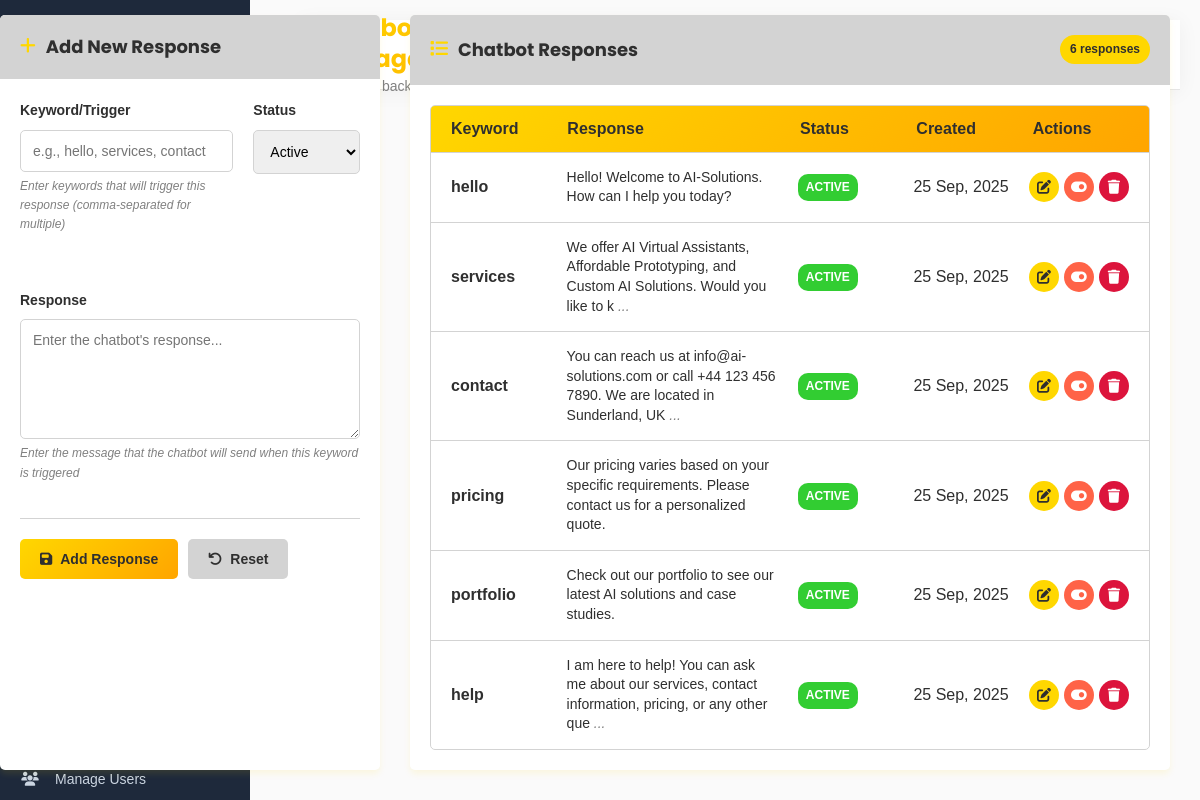
/admin/chatbot.php (signed in), run on the app's committed database.
### tables this page shows
CREATE TABLE chatbot_responses (
    id INT PRIMARY KEY AUTO_INCREMENT,
    keyword VARCHAR(255) NOT NULL,
    response TEXT NOT NULL,
    active BOOLEAN DEFAULT TRUE,
    created_at TIMESTAMP DEFAULT CURRENT_TIMESTAMP,
    updated_at TIMESTAMP DEFAULT CURRENT_TIMESTAMP ON UPDATE CURRENT_TIMESTAMP
);

### admin/includes/config.php (called while the page is built, shortened)
<?php
function format_date($date, $format = 'd M, Y') {
    return date($format, strtotime($date));
}

### admin/chatbot.php (the view, shortened to what this page needs)
<?php
require_once 'includes/config.php';
try {
    $sql = "SELECT * FROM chatbot_responses ORDER BY created_at DESC";
    $stmt = $pdo->prepare($sql);
    $stmt->execute();
    $responses = $stmt->fetchAll();
} catch (PDOException $e) {
    $error_message = "Error loading chatbot responses";
    $responses = [];
}
$page_title = "Chatbot Management";
include 'includes/header.php';
?>
<div class="chatbot-container">
    <div class="chatbot-content">
        <div class="add-response-card">
            <div class="card-header">
                <h3><i class="fas fa-plus"></i> Add New Response</h3>
            </div>
            <div class="card-content">
                <form method="POST" id="addResponseForm">
                    <div class="form-row">
                        <div class="form-group">
                            <label for="keyword">Keyword/Trigger</label>
                            <input type="text" id="keyword" name="keyword"
                                   placeholder="e.g., hello, services, contact" required>
                            <p class="form-note">Enter keywords that will trigger this response (comma-separated for multiple)</p>
                        </div>
                        <div class="form-group">
                            <label for="active">Status</label>
                            <select id="active" name="active">
                                <option value="1">Active</option>
                            </select>
                        </div>
                    </div>
                    <div class="form-group">
                        <label for="response">Response</label>
                        <textarea id="response" name="response" rows="4"
                                  placeholder="Enter the chatbot's response..." required></textarea>
                        <p class="form-note">Enter the message that the chatbot will send when this keyword is triggered</p>
                    </div>
                    <div class="form-actions">
                        <button type="submit" class="btn btn-primary">
                            <i class="fas fa-save"></i>
                            Add Response
                        </button>
                        <button type="reset" class="btn btn-secondary">
                            <i class="fas fa-undo"></i>
                            Reset
                        </button>
                    </div>
                </form>
            </div>
        </div>
        <div class="responses-list-card">
            <div class="card-header">
                <h3><i class="fas fa-list"></i> Chatbot Responses</h3>
                <div class="card-actions">
                    <span class="response-count"><?php echo count($responses); ?> responses</span>
                </div>
            </div>
            <div class="card-content">
                <?php if (empty($responses)): ?>
                    <div class="no-data">
                        <i class="fas fa-robot"></i>
                        <h4>No Responses Found</h4>
                        <p>Add your first chatbot response using the form above.</p>
                    </div>
                <?php else: ?>
                    <div class="responses-table">
                        <div class="table-header">
                            <div class="table-cell">Keyword</div>
                            <div class="table-cell">Response</div>
                            <div class="table-cell">Status</div>
                            <div class="table-cell">Created</div>
                            <div class="table-cell">Actions</div>
                        </div>
                        <?php foreach ($responses as $response): ?>
                            <div class="table-row">
                                <div class="table-cell">
                                    <strong><?php echo htmlspecialchars($response['keyword']); ?></strong>
                                </div>
                                <div class="table-cell">
                                    <div class="response-text">
                                        <?php echo htmlspecialchars(substr($response['response'], 0, 100)); ?>
                                        <?php if (strlen($response['response']) > 100): ?>
                                            <span class="text-more">...</span>
                                        <?php endif; ?>
                                    </div>
                                </div>
                                <div class="table-cell">
                                    <span class="status-badge <?php echo $response['active'] ? 'active' : 'inactive'; ?>">
                                        <?php echo $response['active'] ? 'Active' : 'Inactive'; ?>
                                    </span>
                                </div>
                                <div class="table-cell">
                                    <?php echo format_date($response['created_at']); ?>
                                </div>
                                <div class="table-cell">
                                    <div class="action-buttons">
                                        <button class="btn-action btn-edit" onclick="editResponse(<?php echo $response['id']; ?>)">
                                            <i class="fas fa-edit"></i>
                                        </button>
                                        <button class="btn-action btn-toggle" onclick="toggleResponse(<?php echo $response['id']; ?>)">
                                            <i class="fas fa-toggle-<?php echo $response['active'] ? 'on' : 'off'; ?>"></i>
                                        </button>
                                        <button class="btn-action btn-delete" onclick="deleteResponse(<?php echo $response['id']; ?>)">
                                            <i class="fas fa-trash"></i>
                                        </button>
                                    </div>
                                </div>
                            </div>
                        <?php endforeach; ?>
                    </div>
                <?php endif; ?>
            </div>
        </div>
    </div>
</div>
<?php include 'includes/footer.php'; ?>

### admin/includes/header.php (shortened to what this page needs)
<!DOCTYPE html>
<html lang="en">
<head>
    <link rel="stylesheet" href="../css/styles.css">
    <link rel="stylesheet" href="css/admin.css">
    <link rel="stylesheet" href="https://cdnjs.cloudflare.com/ajax/libs/font-awesome/6.4.0/css/all.min.css">
</head>
<body>
    <div class="admin-layout">
        <?php include 'includes/sidebar.php'; ?>
        <div class="main-content">
            <?php include 'includes/admin-header.php'; ?>
            <div class="content-area">

### admin/includes/sidebar.php (shortened to what this page needs)
<!DOCTYPE html>
<html lang="en">
<head>
  <link rel="stylesheet" href="https://cdnjs.cloudflare.com/ajax/libs/font-awesome/6.5.0/css/all.min.css">
</head>
<body>
  <aside class="sidebar" id="sidebar">
    <div class="sidebar-header">
      <div class="sidebar-logo">
        <span>AI-Solution</span>
      </div>
      <button class="toggle-btn" id="toggleBtn"><i class="fas fa-bars"></i></button>
    </div>
    <div class="sidebar-menu">
      <div class="menu-section">
        <h4 class="menu-section-title">Main</h4>
        <ul class="menu-list">
          <li class="menu-item"><a href="index.php" class="menu-link"><i class="menu-icon fas fa-tachometer-alt"></i><span>Dashboard</span></a></li>
          <li class="menu-item"><a href="inquiries.php" class="menu-link"><i class="menu-icon fas fa-envelope"></i><span>Manage Inquires</span></a></li>
          <li class="menu-item"><a href="analytics.php" class="menu-link"><i class="menu-icon fas fa-chart-bar"></i><span>Visitor Analytics</span></a></li>
          <li class="menu-item"><a href="chatbot.php" class="menu-link"><i class="menu-icon fas fa-robot"></i><span>AI Assistant</span></a></li>
          <li class="menu-item"><a href="feedback.php" class="menu-link"><i class="menu-icon fas fa-comments"></i><span>Feedback</span></a></li>
          <li class="menu-item"><a href="subscribers.php" class="menu-link"><i class="menu-icon fas fa-envelope"></i><span>Subscribers</span></a></li>
        </ul>
      </div>
      <div class="menu-section">
        <h4 class="menu-section-title">Content</h4>
        <ul class="menu-list">
          <li class="menu-item"><a href="logo.php" class="menu-link"><i class="menu-icon fas fa-image"></i><span>Logo Management</span></a></li>
          <li class="menu-item"><a href="portfolio.php" class="menu-link"><i class="menu-icon fas fa-briefcase"></i><span>Portfolio Management</span></a></li>
          <li class="menu-item"><a href="events.php" class="menu-link"><i class="menu-icon fas fa-calendar"></i><span>Events Management</span></a></li>
          <li class="menu-item"><a href="blogs.php" class="menu-link active"><i class="menu-icon fas fa-blog"></i><span>Blog Management</span></a></li>
          <li class="menu-item"><a href="gallery.php" class="menu-link"><i class="menu-icon fas fa-images"></i><span>Manage Gallery</span></a></li>
        </ul>
      </div>
      <div class="menu-section">
        <h4 class="menu-section-title">User</h4>
        <ul class="menu-list">
          <li class="menu-item"><a href="users.php" class="menu-link"><i class="menu-icon fas fa-users"></i><span>Manage Users</span></a></li>
        </ul>
      </div>
    </div>
  </aside>
</body>
</html>

### admin/includes/admin-header.php (shortened to what this page needs)
<?php
$username = $_SESSION['admin_username'];
$user_role = $_SESSION['admin_role'];
?>
<header class="admin-header">
    <div class="header-left">
        <div class="header-title">
            <h1><?php echo isset($page_title) ? $page_title : 'Dashboard'; ?></h1>
            <p class="page-subtitle">Welcome back, <?php echo htmlspecialchars($username); ?></p>
        </div>
    </div>
    <div class="header-right">
        <div class="search-container">
            <div class="search-box">
            </div>
        </div>
        <div class="notification-dropdown">
            <button class="notification-btn" id="notificationBtn">
                <span class="notification-badge">3</span>
            </button>
        </div>
        <div class="theme-toggle-container">
            <button class="theme-toggle" id="themeToggle" title="Toggle Dark/Light Mode">
                <div class="theme-icon">
                </div>
            </button>
        </div>
        <div class="profile-dropdown">
            <button class="profile-btn" id="profileBtn">
                <div class="profile-avatar">
                </div>
                <div class="profile-info">
                    <span class="profile-name"><?php echo htmlspecialchars($username); ?></span>
                    <span class="profile-role"><?php echo ucfirst($user_role); ?></span>
                </div>
            </button>
        </div>
    </div>
</header>

### admin/includes/footer.php (shortened to what this page needs)
            </div>
        </div>
    </div>
</body>
</html>

### css/styles.css (style rules this page uses)
:root { --primary-color: #FFD700; --primary-dark: #DAA520; --primary-light: #FFF8DC; --secondary-color: #FFA500; --secondary-dark: #FF8C00; --secondary-light: #FFE4B5; --dark-color: #2F2F2F; --light-color: #FAFAFA; --gray-color: #808080; --gray-light: #D3D3D3; --gray-dark: #696969; --success-color: #32CD32; --warning-color: #FF6347; --danger-color: #DC143C; --border-radius: 0.5rem; --box-shadow: 0 4px 20px rgba(255, 215, 0, 0.2), 0 2px 10px rgba(255, 165, 0, 0.15); --transition: all 0.3s ease; }
* { box-sizing: border-box; margin: 0; padding: 0; }
html { font-size: 62.5%; scroll-behavior: smooth; }
body { font-family: 'Roboto', sans-serif; font-size: 1.6rem; line-height: 1.6; color: var(--dark-color); background-color: var(--light-color); overflow-x: hidden; }
h1, h2, h3, h4, h5, h6 { font-family: 'Poppins', sans-serif; margin-bottom: 1.5rem; line-height: 1.3; font-weight: 700; }
h1 { font-size: 4.2rem; }
h3 { font-size: 2.4rem; }
h4 { font-size: 2rem; }
p { margin-bottom: 1.5rem; }
a { text-decoration: none; color: var(--primary-color); transition: var(--transition); }
ul { list-style: none; }
.btn { display: inline-block; font-weight: 500; text-align: center; padding: 1.2rem 2.4rem; border-radius: var(--border-radius); cursor: pointer; transition: var(--transition); border: none; font-size: 1.6rem; }
.btn-primary { background-color: var(--primary-color); color: var(--light-color); }
.btn-secondary { background-color: transparent; border: 2px solid var(--light-color); color: var(--light-color); }
.form-group { margin-bottom: 2rem; }
.form-group label { display: block; margin-bottom: 0.8rem; font-weight: 500; }
.form-group input, .form-group textarea { width: 100%; padding: 1.2rem; border: 1px solid var(--gray-light); border-radius: var(--border-radius); font-family: inherit; font-size: 1.6rem; transition: var(--transition); }
.form-row { display: grid; grid-template-columns: repeat(auto-fit, minmax(20rem, 1fr)); gap: 2rem; }
.chatbot-container { position: fixed; bottom: 30px; right: 30px; z-index: 9999; display: flex; flex-direction: column; align-items: flex-end; }

### admin/includes/header.php (style rules this page uses)
:root { --primary-color: #FFD700; --secondary-color: #FFA500; --success-color: #32CD32; --danger-color: #DC143C; --warning-color: #FF6347; --info-color: #FFD700; --dark-color: #2F2F2F; --gray-color: #808080; --gray-light: #D3D3D3; --light-color: #ffffff; --body-bg: #FAFAFA; --sidebar-width: 28rem; }
body { font-family: 'Roboto', sans-serif; font-size: 1.6rem; line-height: 1.6; color: var(--dark-color); background-color: var(--body-bg); transition: all 0.3s ease; margin: 0; padding: 0; }
.admin-layout { display: flex; min-height: 100vh; }
.main-content { flex: 1; margin-left: var(--sidebar-width); transition: all 0.3s ease; display: flex; flex-direction: column; }
.content-area { flex: 1; padding: 2rem; overflow-y: auto; }

### admin/includes/sidebar.php (style rules this page uses)
body { margin: 0; font-family: Arial, sans-serif; display: flex; }
.sidebar { width: 250px; background: #1e293b; color: #fff; height: 100vh; position: fixed; top: 0; left: 0; overflow-y: auto; transition: width 0.3s ease; }
.sidebar-header { padding: 20px; display: flex; align-items: center; border-bottom: 1px solid #334155; }
.sidebar-logo { display: flex; align-items: center; gap: 10px; }
.menu-section { padding: 15px 0; }
.menu-section-title { font-size: 12px; text-transform: uppercase; color: #94a3b8; padding: 0 20px; margin-bottom: 8px; }
.menu-list { list-style: none; margin: 0; padding: 0; }
.menu-item { margin: 5px 0; }
.menu-link { display: flex; align-items: center; padding: 10px 20px; text-decoration: none; color: #cbd5e1; transition: background 0.2s ease, color 0.2s ease; }
.menu-link:hover, .menu-link.active { background: #334155; color: #fff; }
.menu-icon { width: 20px; text-align: center; margin-right: 15px; }
.toggle-btn { position: absolute; top: 20px; right: -15px; background: #1e293b; color: #fff; border: none; border-radius: 50%; width: 30px; height: 30px; cursor: pointer; display: flex; align-items: center; justify-content: center; }

### data on the page
chatbot_responses: keyword "hello", response "Hello! Welcome to AI-Solutions. How can I help you today?", active "ACTIVE", created_at "25 Sep, 2025"
chatbot_responses: keyword "services", response "We offer AI Virtual Assistants, Affordable Prototyping, and Custom AI Solutions. Would you like to k", active "ACTIVE", created_at "25 Sep, 2025"
chatbot_responses: keyword "contact", response "You can reach us at info@ai-solutions.com or call +44 123 456 7890. We are located in Sunderland, UK", active "ACTIVE", created_at "25 Sep, 2025"
chatbot_responses: keyword "pricing", response "Our pricing varies based on your specific requirements. Please contact us for a personalized quote.", active "ACTIVE", created_at "25 Sep, 2025"
chatbot_responses: keyword "portfolio", response "Check out our portfolio to see our latest AI solutions and case studies.", active "ACTIVE", created_at "25 Sep, 2025"
chatbot_responses: keyword "help", response "I am here to help! You can ask me about our services, contact information, pricing, or any other que", active "ACTIVE", created_at "25 Sep, 2025"

### other printed values
count($responses) "6"
